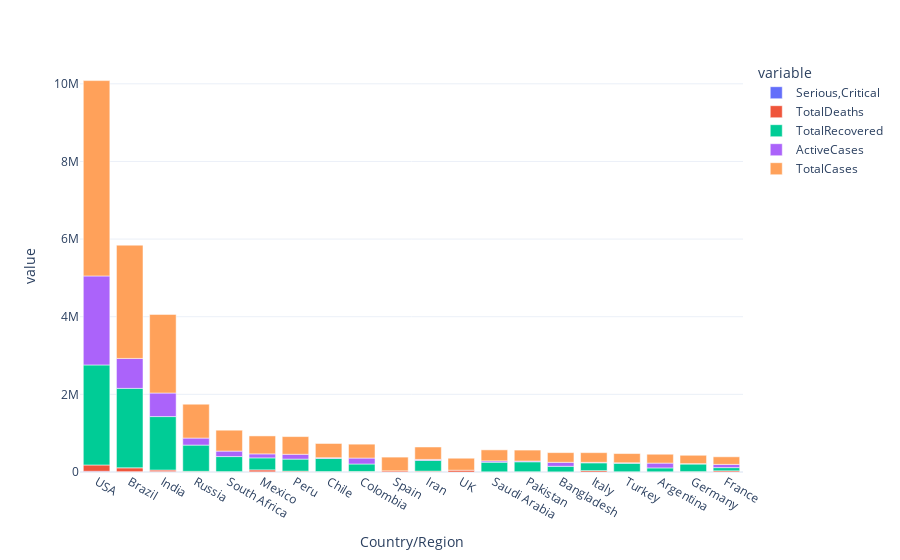

This figure's notebook cell:
### Code cell
px.bar(world_data.iloc[0:20],x="Country/Region",
       y=["Serious,Critical","TotalDeaths","TotalRecovered","ActiveCases","TotalCases"],template="plotly_white")

### Figure 1 — Plotly figure (JSON) as saved in the notebook; plotly's stock layout.template omitted (floating-point values rounded to 4 significant figures)
{"data": [{"alignmentgroup": "True", "hovertemplate": "variable=Serious,Critical<br>Country/Region=%{x}<br>value=%{y}<extra></extra>", "legendgroup": "Serious,Critical", "marker": {"color": "#636efa", "pattern": {"shape": ""}}, "name": "Serious,Critical", "offsetgroup": "Serious,Critical", "orientation": "v", "showlegend": true, "textposition": "auto", "type": "bar", "x": ["USA", "Brazil", "India", "Russia", "South Africa", "Mexico", "Peru", "Chile", "Colombia", "Spain", "Iran", "UK", "Saudi Arabia", "Pakistan", "Bangladesh", "Italy", "Turkey", "Argentina", "Germany", "France"], "xaxis": "x", "y": [18296, 8318, 8944, 2300, 539, 3987, 1426, 1358, 1493, 617, 4156, 73, 1915, 809, null, 42, 580, 1150, 236, 384], "yaxis": "y"}, {"alignmentgroup": "True", "hovertemplate": "variable=TotalDeaths<br>Country/Region=%{x}<br>value=%{y}<extra></extra>", "legendgroup": "TotalDeaths", "marker": {"color": "#EF553B", "pattern": {"shape": ""}}, "name": "TotalDeaths", "offsetgroup": "TotalDeaths", "orientation": "v", "showlegend": true, "textposition": "auto", "type": "bar", "x": ["USA", "Brazil", "India", "Russia", "South Africa", "Mexico", "Peru", "Chile", "Colombia", "Spain", "Iran", "UK", "Saudi Arabia", "Pakistan", "Bangladesh", "Italy", "Turkey", "Argentina", "Germany", "France"], "xaxis": "x", "y": [162804, 98644, 41638, 14606, 9604, 50517, 20424, 9889, 11939, 28500, 17976, 46413, 3055, 6035, 3306, 35187, 5798, 4251, 9252, 30312], "yaxis": "y"}, {"alignmentgroup": "True", "hovertemplate": "variable=TotalRecovered<br>Country/Region=%{x}<br>value=%{y}<extra></extra>", "legendgroup": "TotalRecovered", "marker": {"color": "#00cc96", "pattern": {"shape": ""}}, "name": "TotalRecovered", "offsetgroup": "TotalRecovered", "orientation": "v", "showlegend": true, "textposition": "auto", "type": "bar", "x": ["USA", "Brazil", "India", "Russia", "South Africa", "Mexico", "Peru", "Chile", "Colombia", "Spain", "Iran", "UK", "Saudi Arabia", "Pakistan", "Bangladesh", "Italy", "Turkey", "Argentina", "Germany", "France"], "xaxis": "x", "y": [2576668, 2047660, 1377384, 676357, 387316, 308848, 310337, 340168, 192355, null, 277463, null, 247089, 256058, 143824, 201323, 220546, 99852, 196200, 82460], "yaxis": "y"}, {"alignmentgroup": "True", "hovertemplate": "variable=ActiveCases<br>Country/Region=%{x}<br>value=%{y}<extra></extra>", "legendgroup": "ActiveCases", "marker": {"color": "#ab63fa", "pattern": {"shape": ""}}, "name": "ActiveCases", "offsetgroup": "ActiveCases", "orientation": "v", "showlegend": true, "textposition": "auto", "type": "bar", "x": ["USA", "Brazil", "India", "Russia", "South Africa", "Mexico", "Peru", "Chile", "Colombia", "Spain", "Iran", "UK", "Saudi Arabia", "Pakistan", "Bangladesh", "Italy", "Turkey", "Argentina", "Germany", "France"], "xaxis": "x", "y": [2292707, 771258, 606387, 180931, 141264, 103325, 124648, 16614, 153416, null, 24678, null, 34082, 19770, 102521, 12694, 10921, 124092, 9758, 82861], "yaxis": "y"}, {"alignmentgroup": "True", "hovertemplate": "variable=TotalCases<br>Country/Region=%{x}<br>value=%{y}<extra></extra>", "legendgroup": "TotalCases", "marker": {"color": "#FFA15A", "pattern": {"shape": ""}}, "name": "TotalCases", "offsetgroup": "TotalCases", "orientation": "v", "showlegend": true, "textposition": "auto", "type": "bar", "x": ["USA", "Brazil", "India", "Russia", "South Africa", "Mexico", "Peru", "Chile", "Colombia", "Spain", "Iran", "UK", "Saudi Arabia", "Pakistan", "Bangladesh", "Italy", "Turkey", "Argentina", "Germany", "France"], "xaxis": "x", "y": [5032179, 2917562, 2025409, 871894, 538184, 462690, 455409, 366671, 357710, 354530, 320117, 308134, 284226, 281863, 249651, 249204, 237265, 228195, 215210, 195633], "yaxis": "y"}], "layout": {"barmode": "relative", "legend": {"title": {"text": "variable"}, "tracegroupgap": 0}, "margin": {"t": 60}, "xaxis": {"anchor": "y", "domain": [0, 1], "title": {"text": "Country/Region"}}, "yaxis": {"anchor": "x", "domain": [0, 1], "title": {"text": "value"}}}}
